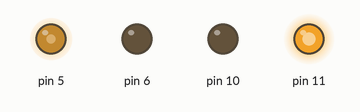
Bench run of a sketch on a simulated Arduino Uno, built with avr-gcc and run on an emulated ATmega328P. Shown: output pins drawn as LEDs (lit = HIGH).

Above: at 0.05 s.
At 9.35 s:
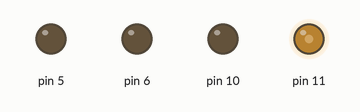
At 18.65 s:
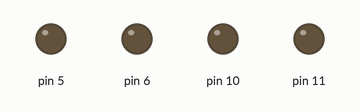
Timing chart, 0 to 24.2 s (numbered marks = the images above):
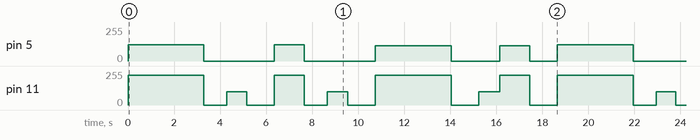

The sketch:

lab03_Group18.ino
```cpp
void setup() {
pinMode(5, OUTPUT);
pinMode(6, OUTPUT);
pinMode(10, OUTPUT);
pinMode(11, OUTPUT);}
void loop() {
  forward(3300);
  s(1000);
  turn_L(850);
  s(1200);
  forward (1300);
  s(1000);
  turn_L(900);
  s(1200);
  forward2(3300);
  s(1200);
  turn_L(900);
  forward2(1300);
  s(1200);
  }

 void forward(int t){
  analogWrite(5,121);
  analogWrite(6,0);
  analogWrite(10,0);
  analogWrite(11,225);
  delay(t);}
 void turn_L(int t){
  analogWrite(11,100);
  analogWrite(5,0);
  analogWrite(10,0);
  analogWrite(6,0);
  delay(t);}
void s(int t){
  analogWrite(5,0);
  analogWrite(6,0);
  analogWrite(10,0);
  analogWrite(11,0);
  delay(t);}
 void forward2(int t){
  analogWrite(5,116);
  analogWrite(6,0);
  analogWrite(10,0);
  analogWrite(11,225);
  delay(t);}


/*  我的車子
      右輪前轉 5
      右輪後轉 6
      左輪前轉 11
      左輪後轉 10


 */
```

Measured:
- by itself, pin 5: repeats every 18.7 s: 0/255 3.1 s, 121/255 1.3 s, 0/255 3.1 s, 116/255 3.3 s, 0/255 2.1 s, 116/255 1.3 s, 0/255 1.2 s, 121/255 3.3 s
- by itself, pin 11: repeats every 18.7 s: 0/255 1.0 s, 100/255 0.85 s, 0/255 1.2 s, 225/255 1.3 s, 0/255 1.0 s, 100/255 0.90 s, 0/255 1.2 s, 225/255 3.3 s, 0/255 1.2 s, 100/255 0.90 s, 225/255 1.3 s, 0/255 1.2 s, 225/255 3.3 s
